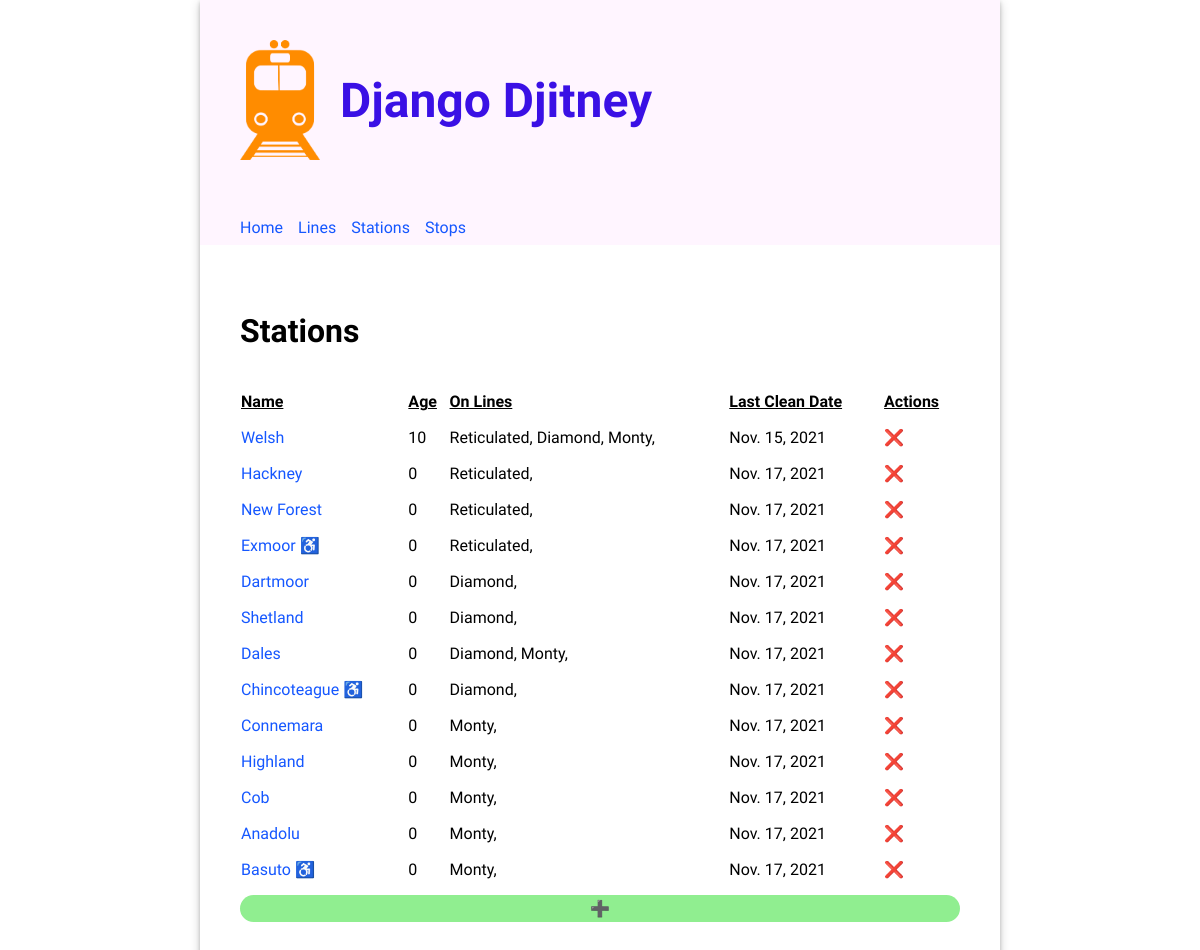
Page /stations/ on the committed database.
### routes/models.py (models this page shows, shortened)
class Station(models.Model):
  name = models.CharField(unique=True, max_length=200)
  accessible = models.BooleanField(default=False)
  age = models.PositiveSmallIntegerField()
  last_cleaned_date = models.DateField()

class Stop(models.Model):
  class Meta:
    unique_together = (('line', 'stop_number'))
  line = models.ForeignKey(Line, on_delete=models.CASCADE)
  station = models.ForeignKey(Station, on_delete=models.CASCADE)
  stop_number = models.PositiveIntegerField()

class Line(models.Model):
  name = models.CharField(unique=True, max_length=200)
  schedule = models.TimeField()

### routes/views.py (the view)
# urls.py: path("stations/", views.StationView.as_view(), name="stations"),
class StationView(ListView):
  model = Station
  template_name = "routes/stations.html"

### routes/templates/routes/stations.html (shortened to what this page needs)
{% extends 'base.html' %}
{% load static %}
{% block content %}
<div>
  <h2>Stations</h2>
  <table class="line-table">
    <thead>
      <tr>
        <th>Name</th>
        <th>Age</th>
        <th>On Lines</th>
        <th>Last Clean Date</th>
        <th>Actions</th>
      </tr>
    </thead>
    <tbody>
    {% for station in object_list %}
        <tr>
          <td>
            <a href="{% url "update_station" station.id %}">{{ station.name }}</a>
            {% if station.accessible %}<span>  ♿️ </span>{% endif %}
          </td>
          <td>{{ station.age }}</td>
          <td>
            {% for stop in station.stop_set.all %}{{stop.line.name}}, {% endfor %}
          </td>
          <td>{{ station.last_cleaned_date }}</td>
          <td><a href="{% url "delete_station" station.id %}" style="text-decoration: none; color: inherit;">❌</a></td>
        </tr>
    {% endfor %}
    </tbody>
  </table>
  <a href="{% url "create_station" %}" style="display: inherit; text-align: center; border-radius: 15px; text-decoration: none; color: inherit; padding: 4px; background-color: lightgreen;">➕</a>
</div>
{% endblock %}

### routes/static/routes/style.css (style rules this page uses)
body { font-family: "Oxygen", sans-serif; margin: 0; }
main h2 { font-size: 2em; }
main table { text-align: left; border-collapse: separate; border-spacing: 0 15px; width: 100%; }
main table th { text-align: left; border-collapse: separate; border-spacing: 0 15px; text-decoration: underline; }
a { text-decoration: none; color: #1557ff; }

### rows in the picture
Station: name "Welsh", age "10", last_cleaned_date "Nov. 15, 2021"
Stop: line.name "Reticulated"
Stop: line.name "Diamond"
Stop: line.name "Monty"
Station: name "Hackney", age "0", last_cleaned_date "Nov. 17, 2021"
Stop: line.name "Reticulated"
Station: name "New Forest", age "0", last_cleaned_date "Nov. 17, 2021"
Stop: line.name "Reticulated"
Station: name "Exmoor", age "0", last_cleaned_date "Nov. 17, 2021"
Stop: line.name "Reticulated"
Station: name "Dartmoor", age "0", last_cleaned_date "Nov. 17, 2021"
Stop: line.name "Diamond"
Station: name "Shetland", age "0", last_cleaned_date "Nov. 17, 2021"
Stop: line.name "Diamond"
Station: name "Dales", age "0", last_cleaned_date "Nov. 17, 2021"
Stop: line.name "Diamond"
Stop: line.name "Monty"
Station: name "Chincoteague", age "0", last_cleaned_date "Nov. 17, 2021"
Stop: line.name "Diamond"
Station: name "Connemara", age "0", last_cleaned_date "Nov. 17, 2021"
Stop: line.name "Monty"
Station: name "Highland", age "0", last_cleaned_date "Nov. 17, 2021"
Stop: line.name "Monty"
Station: name "Cob", age "0", last_cleaned_date "Nov. 17, 2021"
Stop: line.name "Monty"
Station: name "Anadolu", age "0", last_cleaned_date "Nov. 17, 2021"
Stop: line.name "Monty"
Station: name "Basuto", age "0", last_cleaned_date "Nov. 17, 2021"
Stop: line.name "Monty"
